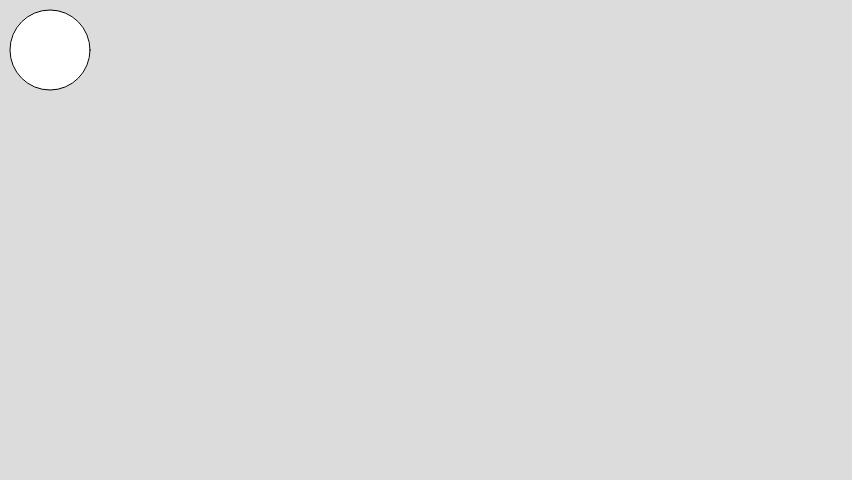
Frame 1 (no input)
Frame 60 (no input): identical to frame 1, image omitted
Frame 120 (the mouse pressed at the canvas centre since frame 60): identical to frame 1, image omitted

The p5.js sketch that drew this single still picture (run headless with seeded random() and noise() and a simulated clock; from frame 60 on, the mouse is pressed at the canvas centre):

// p5.js sketch
// ── sketch.js
// Video-dimensioner
// 360p = 480×360
// 480p = 852x480
// 780p = 1280x720
// 1080p = 1920 x 1080

function setup() {
  // Kod som körs vid uppstart
  createCanvas(852, 480); //Skapa en rityta (canvas) med dimensionen 480p
}

function draw() {
  // Kod som körs vid varje bilduppdatering
  background(220); //Färglägg ritytans bakgrund grå - rgb(220, 220, 220)
  ellipse(50,50,80,80); //Rita en 80 bred och 80 hög ellips (cirkel) på positionen x=50, y=50 
}
